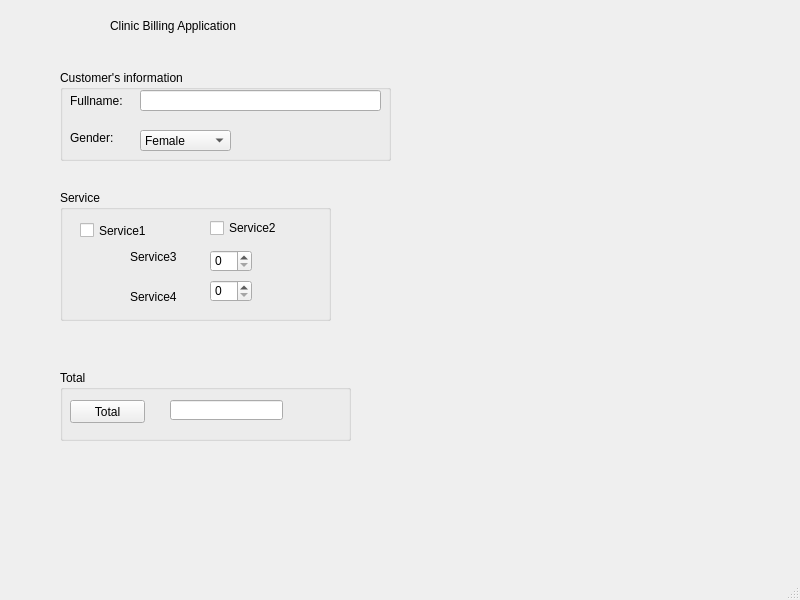
<?xml version="1.0" encoding="UTF-8"?>
<ui version="4.0">
 <class>MainWindow</class>
 <widget class="QMainWindow" name="MainWindow">
  <property name="geometry">
   <rect>
    <x>0</x>
    <y>0</y>
    <width>800</width>
    <height>600</height>
   </rect>
  </property>
  <property name="windowTitle">
   <string>MainWindow</string>
  </property>
  <widget class="QWidget" name="centralwidget">
   <widget class="QLabel" name="label">
    <property name="geometry">
     <rect>
      <x>110</x>
      <y>10</y>
      <width>191</width>
      <height>31</height>
     </rect>
    </property>
    <property name="text">
     <string>Clinic Billing Application</string>
    </property>
   </widget>
   <widget class="QGroupBox" name="groupBox">
    <property name="geometry">
     <rect>
      <x>60</x>
      <y>70</y>
      <width>331</width>
      <height>91</height>
     </rect>
    </property>
    <property name="title">
     <string>Customer's information</string>
    </property>
    <widget class="QLabel" name="label_2">
     <property name="geometry">
      <rect>
       <x>10</x>
       <y>20</y>
       <width>71</width>
       <height>21</height>
      </rect>
     </property>
     <property name="text">
      <string>Fullname: </string>
     </property>
    </widget>
    <widget class="QLineEdit" name="fullname">
     <property name="geometry">
      <rect>
       <x>80</x>
       <y>20</y>
       <width>241</width>
       <height>21</height>
      </rect>
     </property>
    </widget>
    <widget class="QLabel" name="label_3">
     <property name="geometry">
      <rect>
       <x>10</x>
       <y>60</y>
       <width>51</width>
       <height>16</height>
      </rect>
     </property>
     <property name="text">
      <string>Gender:</string>
     </property>
    </widget>
    <widget class="QComboBox" name="gender">
     <property name="geometry">
      <rect>
       <x>80</x>
       <y>60</y>
       <width>91</width>
       <height>21</height>
      </rect>
     </property>
     <item>
      <property name="text">
       <string>Female</string>
      </property>
     </item>
     <item>
      <property name="text">
       <string>Male</string>
      </property>
     </item>
     <item>
      <property name="text">
       <string>Other</string>
      </property>
     </item>
    </widget>
   </widget>
   <widget class="QGroupBox" name="groupBox_2">
    <property name="geometry">
     <rect>
      <x>60</x>
      <y>190</y>
      <width>271</width>
      <height>131</height>
     </rect>
    </property>
    <property name="title">
     <string>Service</string>
    </property>
    <widget class="QCheckBox" name="Service1">
     <property name="geometry">
      <rect>
       <x>20</x>
       <y>30</y>
       <width>71</width>
       <height>21</height>
      </rect>
     </property>
     <property name="text">
      <string>Service1</string>
     </property>
    </widget>
    <widget class="QCheckBox" name="Service2">
     <property name="geometry">
      <rect>
       <x>150</x>
       <y>30</y>
       <width>71</width>
       <height>16</height>
      </rect>
     </property>
     <property name="text">
      <string>Service2</string>
     </property>
    </widget>
    <widget class="QSpinBox" name="Service3">
     <property name="geometry">
      <rect>
       <x>150</x>
       <y>60</y>
       <width>42</width>
       <height>22</height>
      </rect>
     </property>
    </widget>
    <widget class="QLabel" name="label_4">
     <property name="geometry">
      <rect>
       <x>70</x>
       <y>60</y>
       <width>47</width>
       <height>13</height>
      </rect>
     </property>
     <property name="text">
      <string>Service3</string>
     </property>
    </widget>
    <widget class="QLabel" name="label_5">
     <property name="geometry">
      <rect>
       <x>70</x>
       <y>100</y>
       <width>47</width>
       <height>13</height>
      </rect>
     </property>
     <property name="text">
      <string>Service4</string>
     </property>
    </widget>
    <widget class="QSpinBox" name="Service3_2">
     <property name="geometry">
      <rect>
       <x>150</x>
       <y>90</y>
       <width>42</width>
       <height>22</height>
      </rect>
     </property>
    </widget>
   </widget>
   <widget class="QGroupBox" name="groupBox_3">
    <property name="geometry">
     <rect>
      <x>60</x>
      <y>370</y>
      <width>291</width>
      <height>71</height>
     </rect>
    </property>
    <property name="title">
     <string>Total</string>
    </property>
    <widget class="QPushButton" name="clacBtn">
     <property name="geometry">
      <rect>
       <x>10</x>
       <y>30</y>
       <width>75</width>
       <height>23</height>
      </rect>
     </property>
     <property name="text">
      <string>Total</string>
     </property>
    </widget>
    <widget class="QLineEdit" name="total_2">
     <property name="geometry">
      <rect>
       <x>110</x>
       <y>30</y>
       <width>113</width>
       <height>20</height>
      </rect>
     </property>
    </widget>
   </widget>
  </widget>
  <widget class="QMenuBar" name="menubar">
   <property name="geometry">
    <rect>
     <x>0</x>
     <y>0</y>
     <width>800</width>
     <height>21</height>
    </rect>
   </property>
  </widget>
  <widget class="QStatusBar" name="statusbar"/>
 </widget>
 <resources/>
 <connections/>
</ui>
